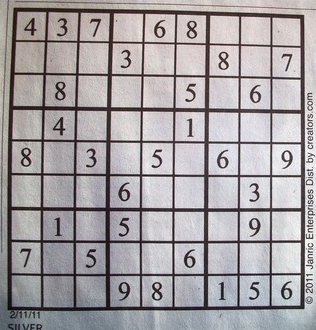
#> input picture HW4/A/Q3/q3.jpg, 316 x 330 px
$ jupyter execute Q3.ipynb
#> lines starting #> are read from the running program, lines starting #| are printed output that depends on the picture; after the words box and inside, x2 and y2 are one past the last pixel; in counts of white or black regions, pixels touching at a corner belong together
# Q3

[cell 1]
import matplotlib.pyplot as plt
import numpy as np
from skimage.io import imread
from skimage.color import rgb2gray
from skimage.filters import threshold_otsu

[cell 2]
# Read the image
### YOUR CODE ###
img = imread("q3.jpg")
#> img is the input picture: shape (330, 316, 3); mean R, G, B 166, 161.3, 163.9
plt.imshow(img)

[cell 3]
# Show the grayscale image
### YOUR CODE ###
gray_img = rgb2gray(img)
plt.imshow(gray_img, cmap='gray')

[cell 4]
# generate and show histogram of grayscale image
### YOUR CODE ###
hist, bins = np.histogram(gray_img.ravel(), bins = 256, range=(0, 1))
#> hist = 256 values, max 1716 at index 210, min 0 at index 0, mean 407.3; bins = 257 values from 0 to 1

plt.figure(figsize=(6, 4))
plt.plot(bins[:-1], hist, color='black')
plt.title('Grayscale Histogram')
plt.xlabel('Pixel Intensity')
plt.ylabel('Frequency')
plt.grid(True)
plt.show()
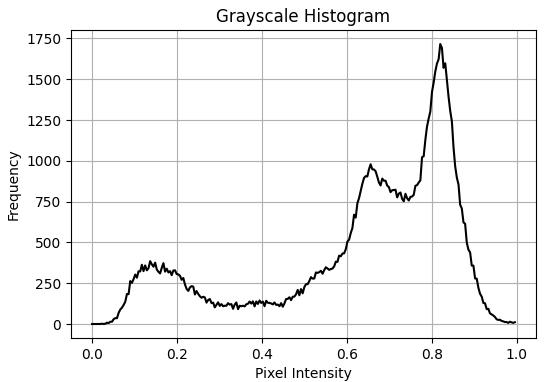
#> figure drawn by matplotlib, 1 panel; curve peaks at x = 0.82, y = 1716

[cell 5]
def threshold_otsu_impl(image, nbins=0.1):

    """
    For this method, do not use any pre-built methods for Otsu's thresholding
    (such as cv2.otsu or skimage). Implement it using numpy.

    Parameters:
    - image (ndarray): A grayscale image represented as a 2D NumPy array.
    - nbins (float): The step size used to iterate through possible threshold values.

    Returns:
    - least_variance_threshold (float): The optimal threshold that minimizes the within-class variance.
    """
#> called with nbins = 0.1

    ### YOUR CODE ##

    pixel_counts, edges = np.histogram(image.ravel(), bins=np.arange(0, 1 + nbins, nbins))
#> pixel_counts = [1712, 8556, 4964, 3050, 3724, 8552, 20534, 22622, 28348, 2218]; edges = [0, 0.1, 0.2, 0.3, 0.4, 0.5, 0.6, 0.7, 0.8, 0.9, 1]
    bin_centers = edges[:-1] + nbins / 2
#> bin_centers = [0.05, 0.15, 0.25, 0.35, 0.45, 0.55, 0.65, 0.75, 0.85, 0.95]
    total = image.size
#> total = 104280

    # print("Min:", image.min(), "Max:", image.max())
    least_variance_threshold = 0
    min_within_class_var = float('inf')

    for t in range(1, len(pixel_counts)):
        weight_bg = np.sum(pixel_counts[:t]) / total
        weight_fg = np.sum(pixel_counts[t:]) / total

        if weight_bg == 0 or weight_fg == 0:
            continue

        mean_bg = np.sum(pixel_counts[:t] * bin_centers[:t]) / np.sum(pixel_counts[:t])
        mean_fg = np.sum(pixel_counts[t:] * bin_centers[t:]) / np.sum(pixel_counts[t:])

        var_bg = np.sum(pixel_counts[:t] * (bin_centers[:t] - mean_bg) ** 2) / np.sum(pixel_counts[:t])
        var_fg = np.sum(pixel_counts[t:] * (bin_centers[t:] - mean_fg) ** 2) / np.sum(pixel_counts[t:])

        within_class_var = weight_bg * var_bg + weight_fg * var_fg

        if within_class_var < min_within_class_var:
            min_within_class_var = within_class_var
            least_variance_threshold = bin_centers[t]
#> this loop made 9 passes
#> (weight_bg, weight_fg, mean_bg, mean_fg, var_bg, var_fg, within_class_var, min_within_class_var) on passes 1 to 5: (0.0164, 0.984, 0.05, 0.648, 0, 0.0488, 0.048, 0.048), (0.0985, 0.902, 0.133, 0.694, 0.00139, 0.0286, 0.0259, 0.0259), (0.146, 0.854, 0.171, 0.718, 0.00393, 0.0186, 0.0164, 0.0164), (0.175, 0.825, 0.201, 0.731, 0.00771, 0.0142, 0.0131, 0.0131), (0.211, 0.789, 0.243, 0.744, 0.0151, 0.0111, 0.012, 0.012)
#> (weight_bg, weight_fg, mean_bg, mean_fg, var_bg, var_fg, within_class_var) on passes 6 to 9: (0.293, 0.707, 0.329, 0.767, 0.0298, 0.00756, 0.0141), (0.49, 0.51, 0.458, 0.812, 0.0426, 0.0032, 0.0225), (0.707, 0.293, 0.548, 0.857, 0.0477, 0.000673, 0.0339), (0.979, 0.0213, 0.632, 0.95, 0.0528, 1.23e-32, 0.0516)
#> after the loop, least_variance_threshold = 0.55; min_within_class_var = 0.012

    # print(least_variance_threshold)
    return least_variance_threshold

[cell 6]
# Do not change this cell
# thresholding the image using our custom implementation
threshold_c = threshold_otsu_impl(gray_img)
#> threshold_c = 0.55
bin_img_from_custom = gray_img > threshold_c
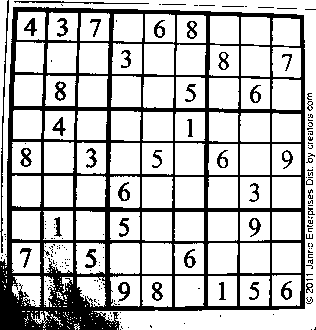
#> bin_img_from_custom: shape (330, 316) bool; 75.4% white; 179 black regions (137 under 20 px), largest, box (x1, y1, x2, y2) and area: (0, 7, 305, 330) 21567, (0, 0, 9, 253) 369, (14, 1, 149, 4) 192
# print(bin_img_from_custom)
# thresholding the image using the pre-defiend skimage library implementation
threshold_s = threshold_otsu(gray_img)
#> threshold_s = 0.489
bin_img_from_lib = gray_img > threshold_s
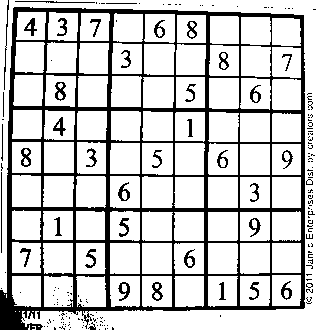
#> bin_img_from_lib: shape (330, 316) bool; 79.4% white; 187 black regions (148 under 20 px), largest, box (x1, y1, x2, y2) and area: (0, 7, 305, 330) 17932, (55, 82, 66, 101) 114, (21, 148, 31, 167) 109

fig, ax = plt.subplots(ncols=3, figsize=(10, 5))
ax[0].set_title("original image")
ax[0].imshow(gray_img, cmap="gray")

ax[1].set_title("custom impl")
ax[1].imshow(bin_img_from_custom, cmap="gray")

ax[2].set_title("library impl")
ax[2].imshow(bin_img_from_lib, cmap="gray")
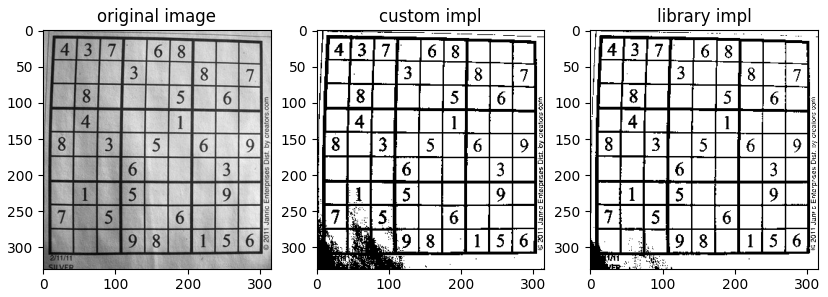
#> figure drawn by matplotlib, 3 panels
